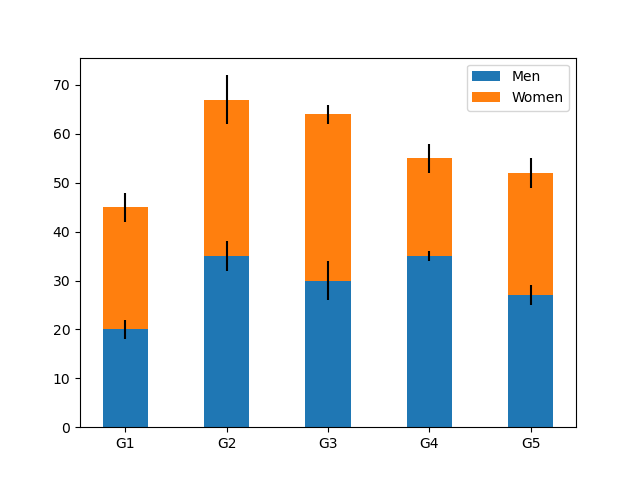

The script that saved this image:
import matplotlib.pyplot as plt
import numpy as np

labels = ['G1', 'G2', 'G3', 'G4', 'G5']
men_means = [20, 35, 30, 35, 27]
women_means = [25, 32, 34, 20, 25]
men_std = [2, 3, 4, 1, 2]
women_std = [3, 5, 2, 3, 3]
width = 0.45


def main():
    fig, ax = plt.subplots()

    ax.bar(labels, men_means, yerr=men_std, width=width, label='Men')
    ax.bar(labels, women_means, yerr=women_std, width=width, label='Women', bottom=men_means)
    ax.legend()

    plt.savefig('main.png')
    return


if __name__ == '__main__':
    main()
